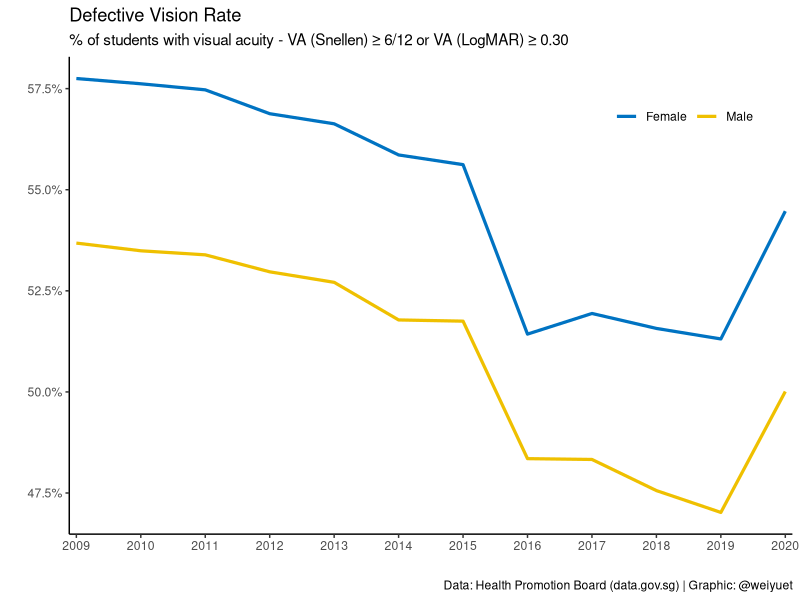
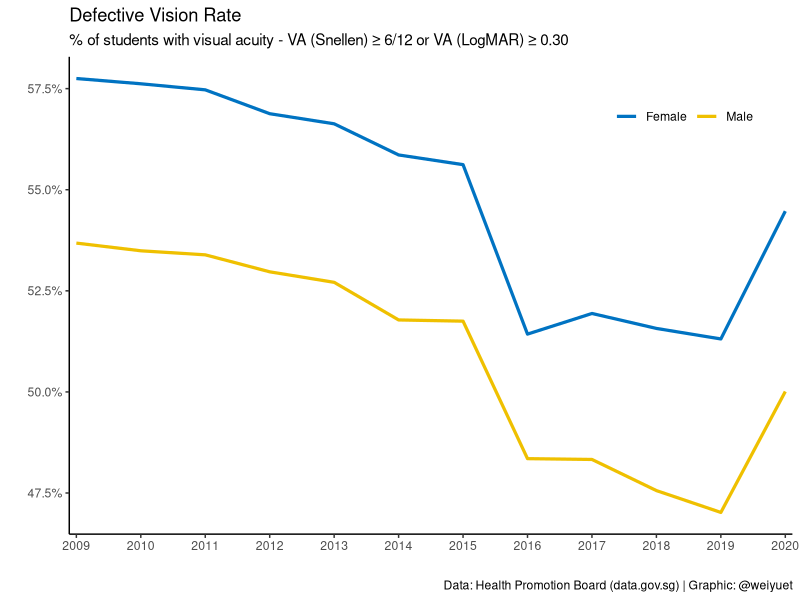

The R script that drew these images, in order:
# Setup
library(tidyverse)
library(scales)
library(ggsci)

# Load data
myopia <- read_csv("data/common-health-problems-in-students-defective-vision-annual/common-health-problems-of-students-examined-defective-vision-annual.csv")

# Add percentage column
myopia <- myopia %>% 
  mutate(percentage = per_10000_examined / 10000)

# Visualize
myopia %>% 
  ggplot(aes(x = year, y = percentage, colour = gender)) +
  geom_line(size = 1.1) +
  scale_x_continuous(expand = c(0.01, 0),
                     limits = c(min(myopia$year), max(myopia$year)),
                     breaks = seq(min(myopia$year), max(myopia$year), 1)) +
  scale_y_continuous(labels = label_percent()) +
  scale_colour_jco() +
  theme_classic() +
  theme(legend.position = c(0.85, 0.9)) +
  guides(colour = guide_legend(nrow = 1)) +
  labs(x = "", y = "",
       colour = "",
       title = "Defective Vision Rate",
       subtitle = "% of students with visual acuity - VA (Snellen) ≥ 6/12 or VA (LogMAR) ≥ 0.30",
       caption = "Data: Health Promotion Board (data.gov.sg) | Graphic: @weiyuet")

# Save image
ggsave("figures/myopia-in-students.png", width = 7, height = 4.5)